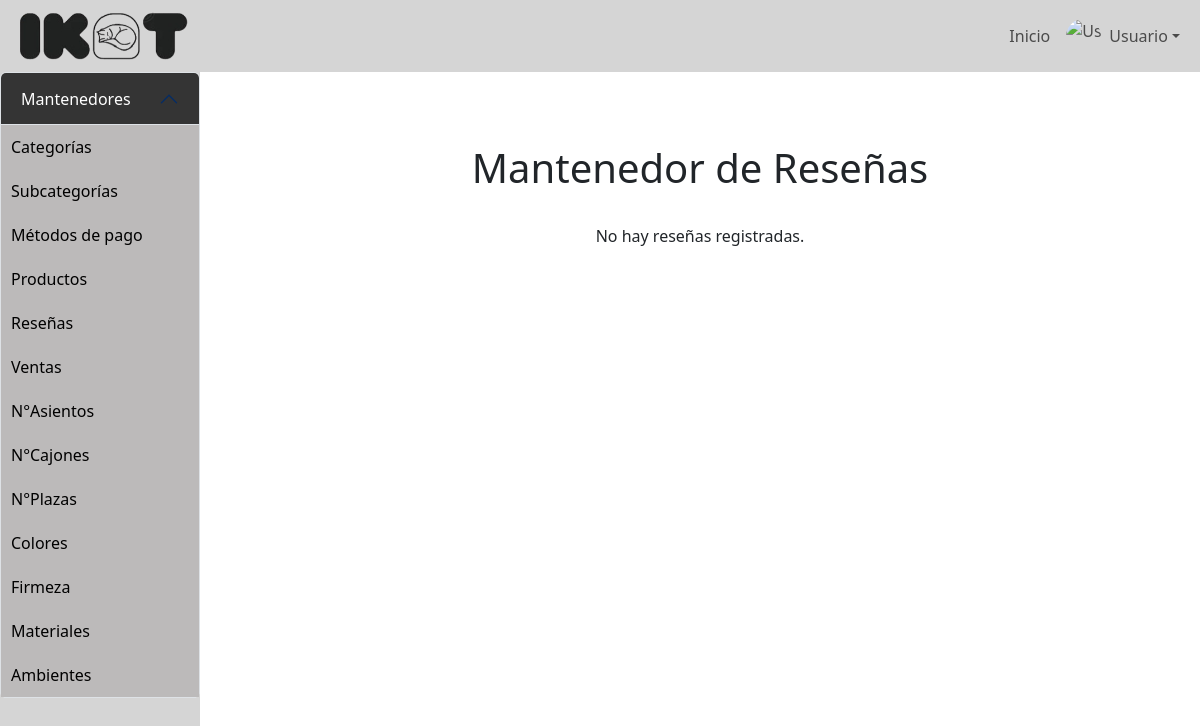
/mantenedores/Mantenedor_reseña/mostrar_resenia.php, run on an earlier commit of the app's database.
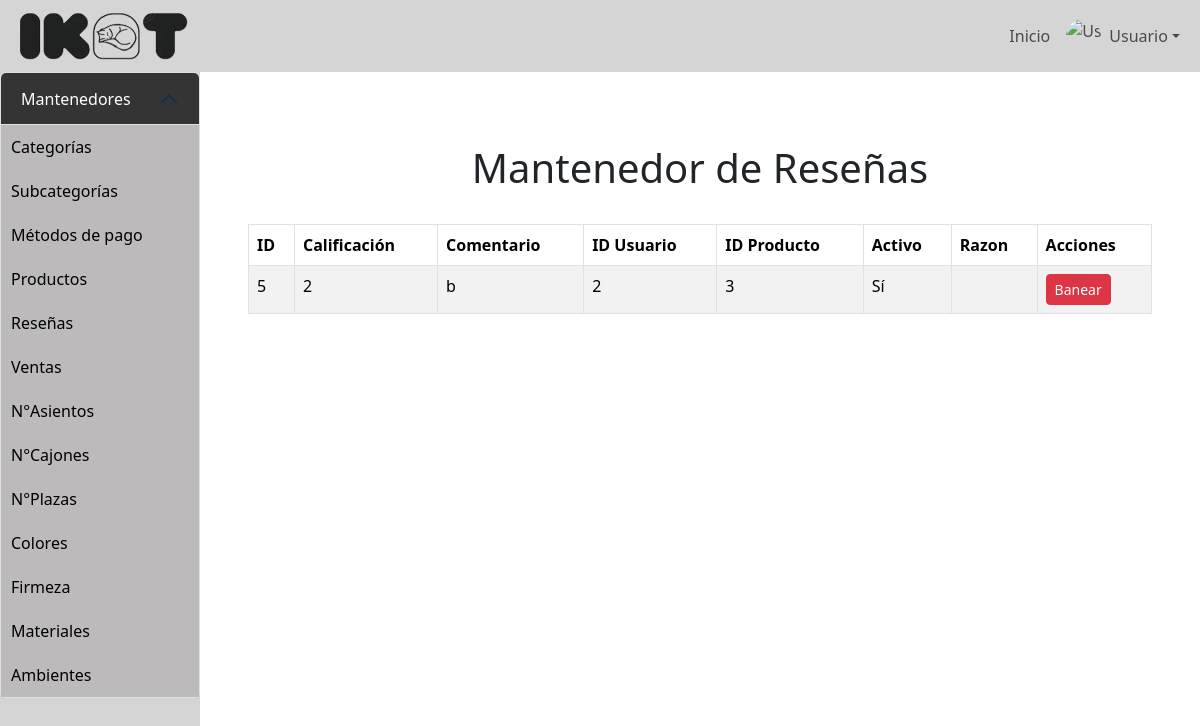
And on a later commit of the database.
### tables this page shows
CREATE TABLE `resenia` (
  `id_resenia` int(100) NOT NULL,
  `calificacion` int(1) NOT NULL,
  `comentario` text DEFAULT NULL,
  `activo` tinyint(1) NOT NULL,
  `id_usuario` int(100) NOT NULL,
  `id_producto` int(10) NOT NULL,
  `razon` text DEFAULT NULL
);

### mantenedores/Mantenedor_reseña/mostrar_resenia.php (the view, shortened to what this page needs)
<?php
include '../../config/conexion.php';
?>
<!DOCTYPE html>
<html lang="en">
<head>
    <link href="https://cdn.jsdelivr.net/npm/bootstrap@5.3.3/dist/css/bootstrap.min.css" rel="stylesheet">
    <link rel="stylesheet" href="..\..\assets\css\styles.css">
</head>
<body>
    <nav class="navbar navbar-expand-lg">
        <div class="container-fluid">
            <img width="180px" height="auto" src="../ikat.png" alt="">
            <div class="collapse navbar-collapse" id="navbarContent">
                <ul class="navbar-nav ms-auto align-items-center">
                    <li class="nav-item">
                        <a class="nav-link" href="#">Inicio</a>
                    </li>
                    <li class="nav-item dropdown">
                        <a class="nav-link dropdown-toggle d-flex align-items-center" href="#" role="button" data-bs-toggle="dropdown" aria-expanded="false">
                            <img src="https://as2.ftcdn.net/v2/jpg/03/49/49/79/1000_F_349497933_Ly4im8BDmHLaLzgyKg2f2yZOvJjBtlw5.jpg"
                                 alt="User Image" class="user-avatar me-2">
                            Usuario
                        </a>
                    </li>
                </ul>
            </div>
        </div>
    </nav>
    <div class="d-flex">
        <div id="sidebar" class="collapse d-lg-block">
            <div class="accordion" id="accordionSidebar">
                <div class="accordion-item">
                    <h4 class="accordion-header" id="headingMantenedores">
                        <button class="accordion-button" type="button" data-bs-toggle="collapse"
                                data-bs-target="#mantenedoresLinks" aria-expanded="true" aria-controls="mantenedoresLinks">
                            Mantenedores
                        </button>
                    </h4>
                    <div id="mantenedoresLinks" class="accordion-collapse collapse show" aria-labelledby="headingMantenedores"
                         data-bs-parent="#accordionSidebar">
                        <div class="accordion-body p-0">
                            <a href="../categoria/mostrar_categoria.php" class="sidebar-link">Categorías</a>
                            <a href="../Mantenedor_subcategorias/mostrar_subcategoria.php" class="sidebar-link">Subcategorías</a>
                            <a href="../Mantenedor_metodo_pago/mostrar_metodo_pago.php" class="sidebar-link">Métodos de pago</a>
                            <a href="../Mantenedor_producto/mostrar_producto.php" class="sidebar-link">Productos</a>
                            <a href="../Mantenedor_reseña/mostrar_resenia.php" class="sidebar-link">Reseñas</a>
                            <a href="../Mantenedor_top_ventas/mostrar_top_ventas.php" class="sidebar-link">Ventas</a>
                            <a href="../Mantenedor_n_asientos/mostrar_n_asientos.php" class="sidebar-link">N°Asientos</a>
                            <a href="../Mantenedor_n_cajones/mostrar_n_cajones.php" class="sidebar-link">N°Cajones</a>
                            <a href="../Mantenedor_n_plazas/mostrar_n_plazas.php" class="sidebar-link">N°Plazas</a>
                            <a href="../Mantenedor_colores/mostrar_color.php" class="sidebar-link">Colores</a>
                            <a href="../Mantenedor_firmezas/mostrar_firmeza.php" class="sidebar-link">Firmeza</a>
                            <a href="../Mantenedor_materiales/mostrar_material.php" class="sidebar-link">Materiales</a>
                            <a href="../Mantenedor_ambientes/mostrar_ambiente.php" class="sidebar-link">Ambientes</a>
                        </div>
                    </div>
                </div>
            </div>
        </div>
        <div class="content-area flex-grow-1 p-5 col-4 col-md-10">
            <h1 class="text-center p-4">Mantenedor de Reseñas</h1>
            <div class="table-responsive">
            <?php
                $sql = "SELECT * FROM resenia";
                $result = $conn->query($sql);
                if ($result->num_rows > 0) {
                    echo "<table class='table table-bordered table-striped'>
                            <thead class='thead-dark'>
                                <tr>
                                    <th>ID</th>
                                    <th>Calificación</th>
                                    <th>Comentario</th>
                                    <th>ID Usuario</th>
                                    <th>ID Producto</th>
                                    <th>Activo</th>
                                    <th>Razon</th>
                                    <th>Acciones</th>
                                </tr>
                            </thead>
                            <tbody>";
                    while($row = $result->fetch_assoc()) {
                        echo "
                            <tr>
                                <td>" . $row["id_resenia"] . "</td>
                                <td>" . $row["calificacion"] . "</td>
                                <td>" . $row["comentario"] . "</td>
                                <td>" . $row["id_usuario"] . "</td>
                                <td>" . $row["id_producto"] . "</td>
                                <td>" . ($row["activo"] ? "Sí" : "No") . "</td>
                                <td>" . $row["razon"] . "</td>
                                <td>" .
                                    ($_SESSION['tipo_usuario'] == 'Superadmin' ?
                                        "<a class='btn btn-warning btn-sm' data-bs-toggle='modal' data-bs-target='#editarModal" . $row["id_resenia"] . "'>Editar</a> | "
                                        : "") .
                                    ($row['activo'] == 1
                                        ? "<button class='btn btn-danger btn-sm' data-bs-toggle='modal' data-bs-target='#banModal{$row['id_resenia']}'>Banear</button>"
                                        : "<form action='desbanear_resenia.php' method='POST' class='d-inline'>
                                               <input type='hidden' name='id_resenia' value='{$row['id_resenia']}'>
                                               <button type='submit' class='btn btn-success btn-sm'>Desbanear</button>
                                           </form>") .
                                "</td>
                            </tr>";
                    }
                    echo "</tbody></table>";
                } else {
                    echo "<p class='text-center'>No hay reseñas registradas.</p>";
                }
            ?>
            </div>
        </div>
    </div>
</body>
</html>

### assets/css/styles.css (style rules this page uses)
body { cursor: url("../../assets/images/cathand.png"),auto; }
a.btn, a.nav-link, a.link-primary, button, [type="button"], [type="submit"] { cursor: url("../../assets/images/pointer.png"), pointer; }
a, button.btn, .input-group-text, button.input-group-text { cursor: url("../../assets/images/pointer.png"), pointer !important; }
.navbar { background-color: #d5d5d5; }
#sidebar { min-height: 100vh; width: 250px; background-color: #D5D5D5; transition: transform 0.3s ease; }
#sidebar .accordion-button { background-color: #343434; color: rgb(255, 255, 255); }
.sidebar-link { background-color: #bcbaba; color: rgb(0, 0, 0); text-decoration: none; padding: 10px; display: block; }
.user-avatar { width: 35px; height: 35px; object-fit: cover; border-radius: 50%; }

What changed in the data, as far as the page shows it:
added resenia: id_resenia "5", calificacion "2", comentario "b", id_usuario "2", id_producto "3", activo "Sí"
Also different on the page:
text no longer shown: "No hay reseñas registradas."
text now shown: "ID Calificación Comentario ID Usuario ID Producto Activo Razon Acciones"
